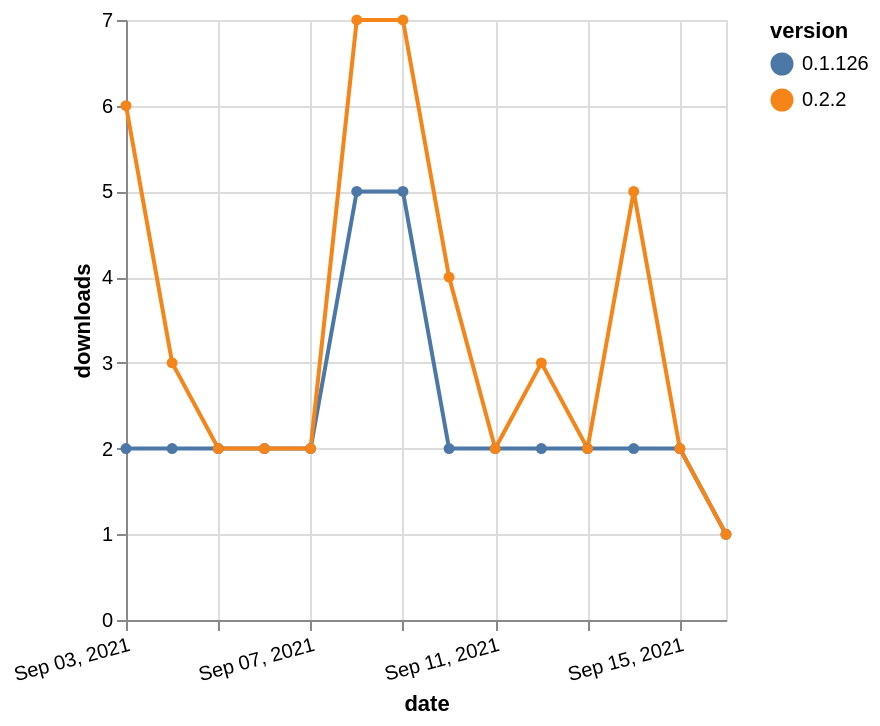

This figure's Vega-Lite source:
### Vega-Lite specification from a JSON file in a GitHub repository (floating-point values rounded to 4 significant figures)
{"$schema": "https://vega.github.io/schema/vega-lite/v5.json", "description": "A simple bar chart with embedded data.", "data": {"values": [{"date": "2021-09-03", "total": 3397, "delta": 2, "version": "0.1.126"}, {"date": "2021-09-04", "total": 3399, "delta": 2, "version": "0.1.126"}, {"date": "2021-09-05", "total": 3401, "delta": 2, "version": "0.1.126"}, {"date": "2021-09-06", "total": 3403, "delta": 2, "version": "0.1.126"}, {"date": "2021-09-07", "total": 3405, "delta": 2, "version": "0.1.126"}, {"date": "2021-09-08", "total": 3410, "delta": 5, "version": "0.1.126"}, {"date": "2021-09-09", "total": 3415, "delta": 5, "version": "0.1.126"}, {"date": "2021-09-10", "total": 3417, "delta": 2, "version": "0.1.126"}, {"date": "2021-09-11", "total": 3419, "delta": 2, "version": "0.1.126"}, {"date": "2021-09-12", "total": 3421, "delta": 2, "version": "0.1.126"}, {"date": "2021-09-13", "total": 3423, "delta": 2, "version": "0.1.126"}, {"date": "2021-09-14", "total": 3425, "delta": 2, "version": "0.1.126"}, {"date": "2021-09-15", "total": 3427, "delta": 2, "version": "0.1.126"}, {"date": "2021-09-16", "total": 3428, "delta": 1, "version": "0.1.126"}, {"date": "2021-09-03", "total": 12053, "delta": 6, "version": "0.2.2"}, {"date": "2021-09-04", "total": 12056, "delta": 3, "version": "0.2.2"}, {"date": "2021-09-05", "total": 12058, "delta": 2, "version": "0.2.2"}, {"date": "2021-09-06", "total": 12060, "delta": 2, "version": "0.2.2"}, {"date": "2021-09-07", "total": 12062, "delta": 2, "version": "0.2.2"}, {"date": "2021-09-08", "total": 12069, "delta": 7, "version": "0.2.2"}, {"date": "2021-09-09", "total": 12076, "delta": 7, "version": "0.2.2"}, {"date": "2021-09-10", "total": 12080, "delta": 4, "version": "0.2.2"}, {"date": "2021-09-11", "total": 12082, "delta": 2, "version": "0.2.2"}, {"date": "2021-09-12", "total": 12085, "delta": 3, "version": "0.2.2"}, {"date": "2021-09-13", "total": 12087, "delta": 2, "version": "0.2.2"}, {"date": "2021-09-14", "total": 12092, "delta": 5, "version": "0.2.2"}, {"date": "2021-09-15", "total": 12094, "delta": 2, "version": "0.2.2"}, {"date": "2021-09-16", "total": 12095, "delta": 1, "version": "0.2.2"}]}, "width": "container", "mark": {"type": "line", "point": {"filled": true}}, "encoding": {"x": {"field": "date", "type": "temporal", "timeUnit": "yearmonthdate", "title": "date", "axis": {"labelAngle": -15}}, "y": {"field": "delta", "type": "quantitative", "title": "downloads"}, "color": {"field": "version", "type": "nominal"}, "tooltip": {"field": "delta"}}}
